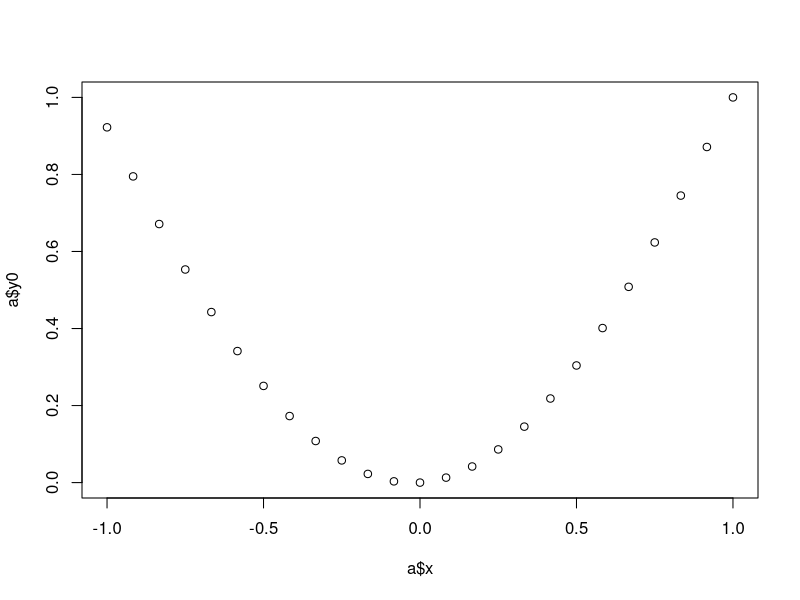
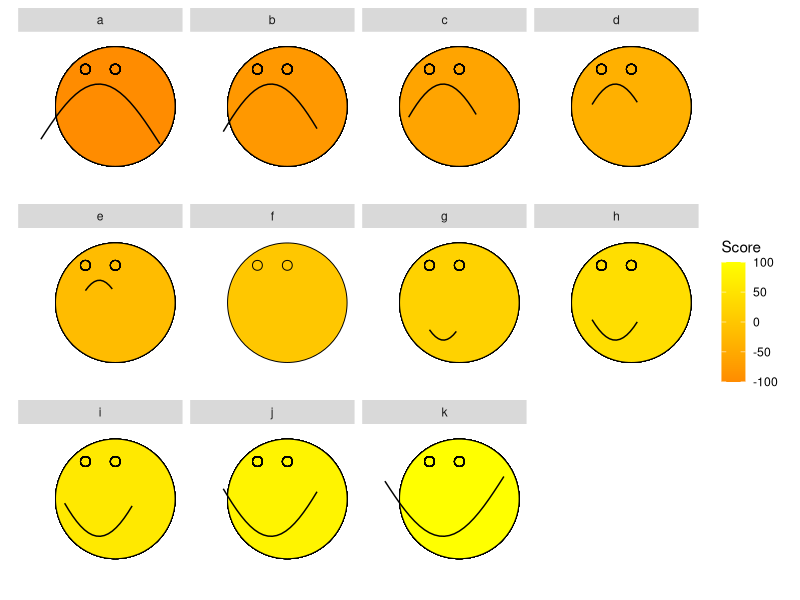
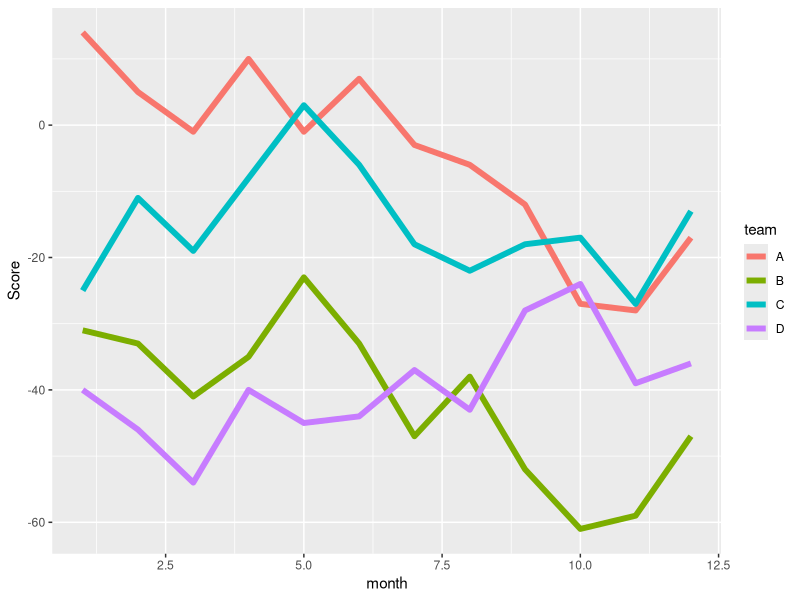
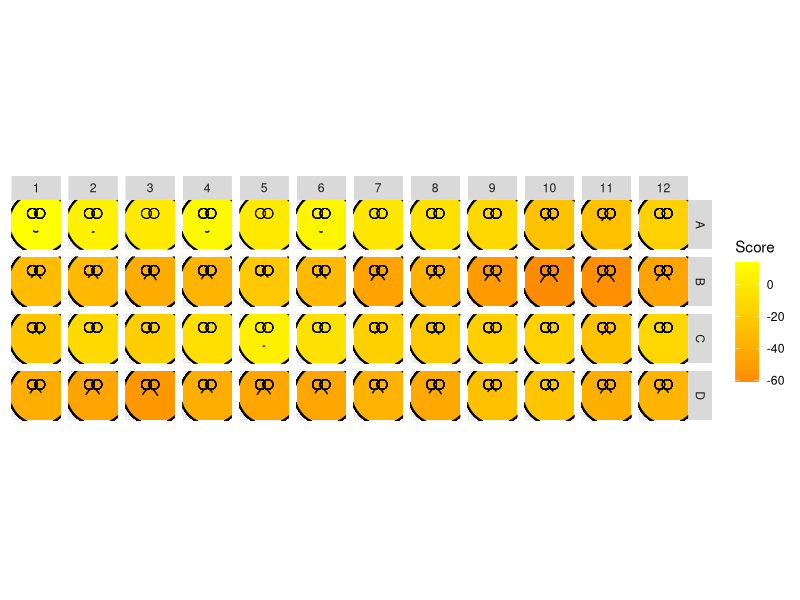
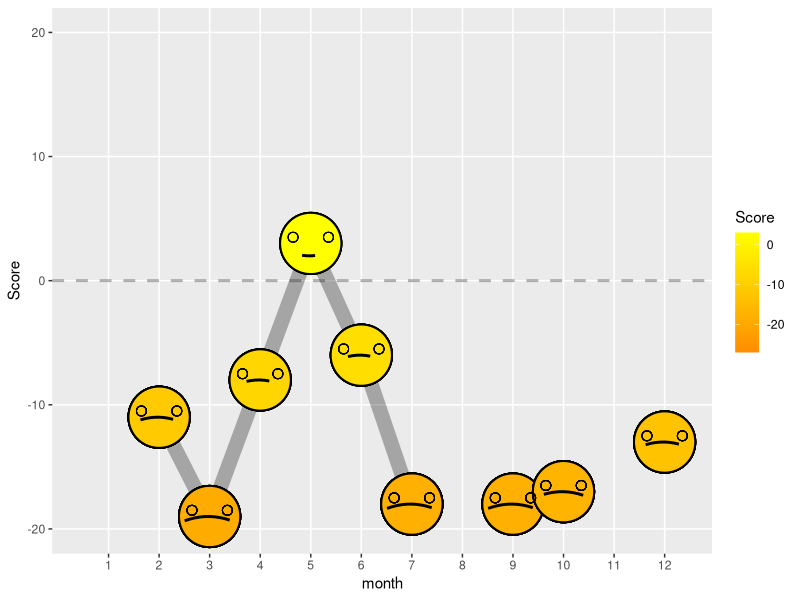

These figures' R source, in order:
library(tidyverse)

#################################################
#   WORKS
#################################################
range_new <- 
  function(x, newMin, newMax){
    (x - min(x))/(max(x)-min(x)) * (newMax - newMin) + newMin 
  }

a <- 
  data.frame(join = 1, 
             x = seq(2, 7, length.out = 41)) %>% 
  mutate(y = sin(x) ) %>% 
  filter(y < 0) %>% 
  mutate(x = range_new(x, -1, 1),
         y = range_new(y, -1, 1),
         y0 = range_new(y, 0, 1))

plot(a$x, a$y0)

b <-
  data.frame(team = letters[1:11],
             Score = seq(-100, 100, length.out = 11),
             join = 1) %>%
  right_join(a) %>%
  mutate(absy = y0*100,
         absScore = abs(Score)) %>% 
  filter(absy <= absScore) %>%
  mutate(dir = ifelse(Score < 0, -1, 1),
         width = absScore/101,
         y2 = y*dir,
         x2 = ifelse(x < 0, 
                     x - abs(x)*width, 
                     x + abs(x)*width)
  )

ggplot(b)+
  facet_wrap(~ team, nrow = 3) +
  theme(axis.title = element_blank(),
        axis.text = element_blank(),
        axis.ticks = element_blank(),
        panel.background = element_rect(fill = "white")) +
  geom_point(aes(x = .5, y = .25, fill = Score), shape = 21, size = 40) +
  scale_fill_continuous(low = "darkorange", high = "yellow") +
  geom_point(aes(x = -.5, y = 1.5), shape = 21, size = 3) +
  geom_point(aes(x = .5, y = 1.5), shape = 21, size = 3) +
  geom_line(aes(x = x2, y = y2)) +
  ylim(-2.5, 2.5) +
  xlim(-2.5, 2.5) +
  coord_fixed()

##################### historical ##############################  

set.seed(124)
df <-
  expand.grid(month = 1:12,
              team = LETTERS[1:4],
              KEEP.OUT.ATTRS = F) %>% 
  rowwise() %>% 
  mutate(Score = ifelse(month == 1,
                      sample(c(-50:80), 1),
                      sample(c(-15:15), 1)),
         join = 1) %>% 
  ungroup() %>% 
  group_by(team) %>% 
  mutate(Score = cumsum(Score)) %>% 
  ungroup() %>%
  right_join(a) %>%
  mutate(absy = y0*100,
         absScore = abs(Score)) %>% 
  filter(absy <= absScore) %>%
  mutate(dir = ifelse(Score < 0, -1, 1),
         width = absScore/101,
         y2 = y*dir,
         x2 = ifelse(x < 0, 
                     x - abs(x)*width, 
                     x + abs(x)*width)
  )

ggplot(df, aes(month, Score, color = team, group = team))+
  geom_line(size = 2)

ggplot(df)+
  facet_grid(team ~ month) +
  theme(axis.title = element_blank(),
        axis.text = element_blank(),
        axis.ticks = element_blank(),
        panel.background = element_rect(fill = "grey90")) +
  geom_point(aes(x = .5, y = .25, fill = Score), 
             shape = 21, size = 20, color = "black", stroke = 1) +
  scale_fill_continuous(low = "darkorange", high = "yellow") +
  geom_point(aes(x = -.5, y = 1.5), shape = 21, size = 3) +
  geom_point(aes(x = .5, y = 1.5), shape = 21, size = 3) +
  geom_line(aes(x = x2, y = y2)) +
  ylim(-3, 3) +
  xlim(-3, 3) +
  coord_fixed()

df %>% 
  filter(team == "C") %>% 
  ggplot()+
  geom_hline(aes(yintercept = 0), size = 1, alpha = .3, linetype = "dashed") +
  geom_line(aes(month, Score), size = 5, alpha = .3) +
  geom_point(aes(x = month, y = Score, fill = Score), 
             shape = 21, size = 20, color = "black", stroke = 1) +
  scale_fill_continuous(low = "darkorange", high = "yellow") +
  scale_x_continuous(breaks = seq(1,12,1)) +
  geom_point(aes(x = (month -.35), y = (Score + .5)), shape = 21, size = 3) +
  geom_point(aes(x = (month + .35), y = (Score + .5)), shape = 21, size = 3) +
  geom_line(aes(x = (month + x2), 
                y = ifelse(Score > 0, Score + y2, Score - (1-y2)), 
                group = month), size = 1) +
  ylim(-20, 20) +
  theme(panel.grid.minor = element_blank())
